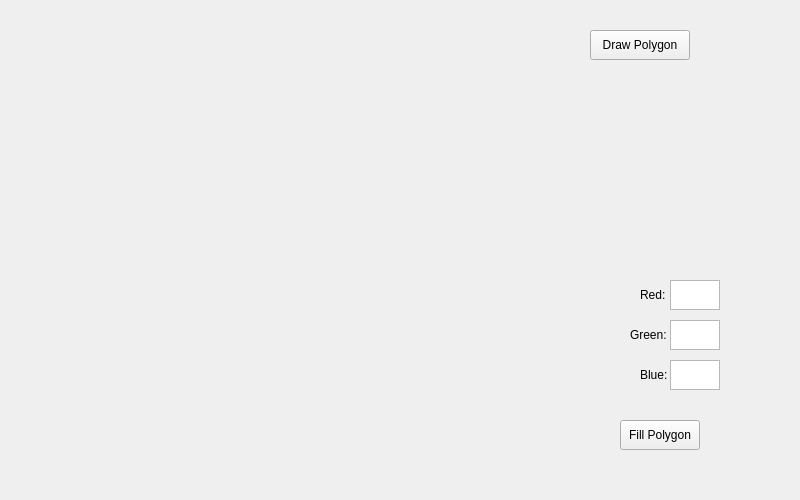
<?xml version="1.0" encoding="UTF-8"?>
<ui version="4.0">
 <class>MainWindow</class>
 <widget class="QMainWindow" name="MainWindow">
  <property name="geometry">
   <rect>
    <x>0</x>
    <y>0</y>
    <width>800</width>
    <height>500</height>
   </rect>
  </property>
  <property name="windowTitle">
   <string>MainWindow</string>
  </property>
  <widget class="QWidget" name="centralWidget">
   <widget class="QLabel" name="drawingarea">
    <property name="geometry">
     <rect>
      <x>0</x>
      <y>0</y>
      <width>500</width>
      <height>500</height>
     </rect>
    </property>
    <property name="text">
     <string/>
    </property>
   </widget>
   <widget class="QLabel" name="label_3">
    <property name="geometry">
     <rect>
      <x>640</x>
      <y>360</y>
      <width>30</width>
      <height>30</height>
     </rect>
    </property>
    <property name="text">
     <string>Blue:</string>
    </property>
   </widget>
   <widget class="QLabel" name="label">
    <property name="geometry">
     <rect>
      <x>640</x>
      <y>280</y>
      <width>30</width>
      <height>30</height>
     </rect>
    </property>
    <property name="text">
     <string>Red:</string>
    </property>
   </widget>
   <widget class="QPushButton" name="mFillPolygonButton">
    <property name="geometry">
     <rect>
      <x>620</x>
      <y>420</y>
      <width>80</width>
      <height>30</height>
     </rect>
    </property>
    <property name="text">
     <string>Fill Polygon</string>
    </property>
   </widget>
   <widget class="QPlainTextEdit" name="mGreenEditText">
    <property name="geometry">
     <rect>
      <x>670</x>
      <y>320</y>
      <width>50</width>
      <height>30</height>
     </rect>
    </property>
   </widget>
   <widget class="QPushButton" name="mDrawPolygonButton">
    <property name="geometry">
     <rect>
      <x>590</x>
      <y>30</y>
      <width>100</width>
      <height>30</height>
     </rect>
    </property>
    <property name="text">
     <string>Draw Polygon</string>
    </property>
   </widget>
   <widget class="QPlainTextEdit" name="mRedEditText">
    <property name="geometry">
     <rect>
      <x>670</x>
      <y>280</y>
      <width>50</width>
      <height>30</height>
     </rect>
    </property>
   </widget>
   <widget class="QPlainTextEdit" name="mBlueEditText">
    <property name="geometry">
     <rect>
      <x>670</x>
      <y>360</y>
      <width>50</width>
      <height>30</height>
     </rect>
    </property>
   </widget>
   <widget class="QLabel" name="label_2">
    <property name="geometry">
     <rect>
      <x>630</x>
      <y>320</y>
      <width>40</width>
      <height>30</height>
     </rect>
    </property>
    <property name="text">
     <string>Green:</string>
    </property>
   </widget>
  </widget>
 </widget>
 <layoutdefault spacing="6" margin="11"/>
 <resources/>
 <connections/>
</ui>
